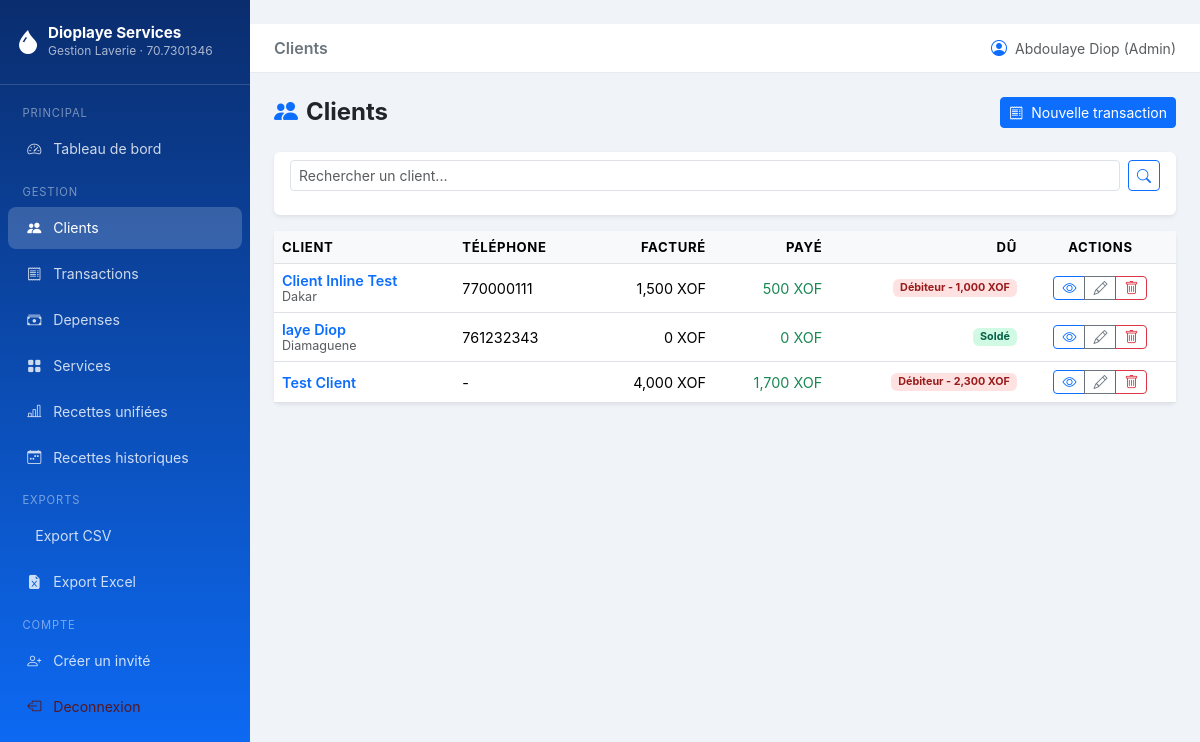
The app's page /clients/ (signed in), older data.
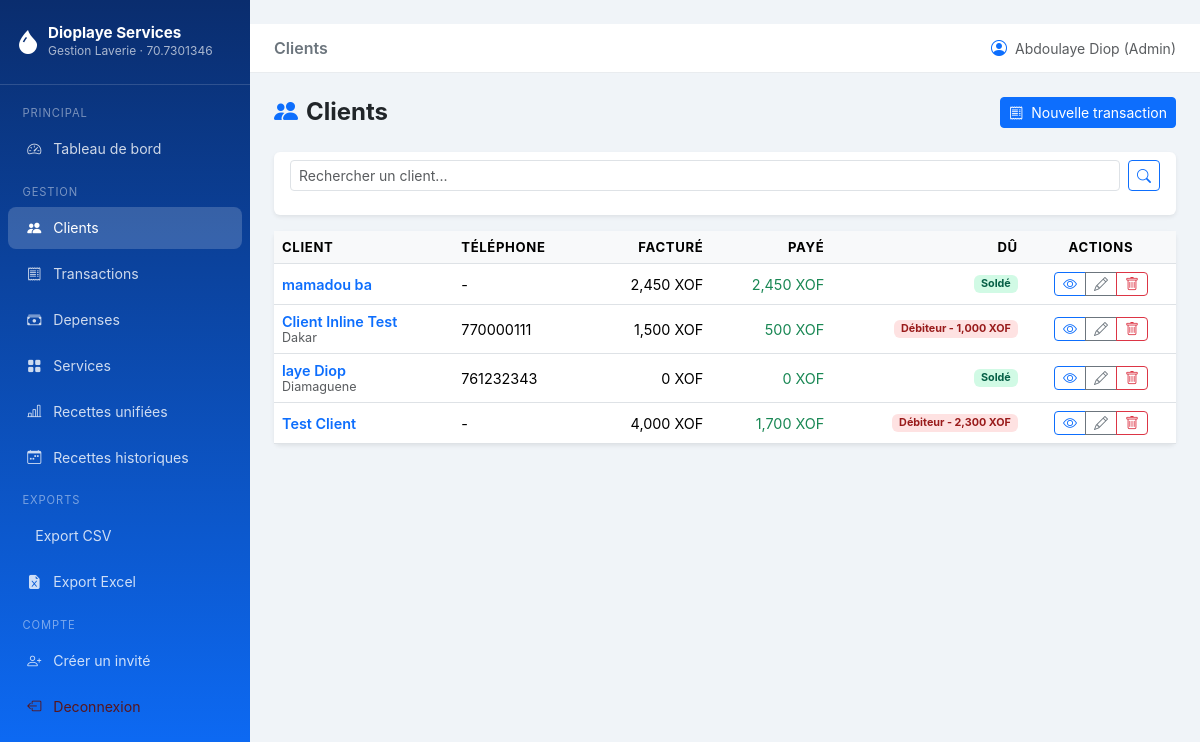
The same page, newer data.
### models.py (models this page shows, shortened)
class Client(db.Model):
    __tablename__ = "clients"
    id = db.Column(db.Integer, primary_key=True)
    nom = db.Column(db.String(100), nullable=False)
    telephone = db.Column(db.String(20), nullable=True)
    adresse = db.Column(db.String(200), nullable=True)
    remarque = db.Column(db.String(300), nullable=True)
    created_at = db.Column(db.DateTime, default=datetime.utcnow)
    transactions = db.relationship(
        "Transaction",
        back_populates="client",
        lazy="dynamic",
        cascade="all, delete-orphan",
    )
    @property
    def total_facture(self) -> float:
        result = db.session.query(
            db.func.coalesce(db.func.sum(Transaction.total), 0)
        ).filter(
            Transaction.client_id == self.id,
            Transaction.type_transaction == "recette",
            Transaction.deleted_at == None,  # noqa: E711
        ).scalar()
        return float(result or 0)
    @property
    def total_paye(self) -> float:
        result = db.session.query(
            db.func.coalesce(db.func.sum(Paiement.montant), 0)
        ).join(
            Transaction, Transaction.id == Paiement.transaction_id
        ).filter(
            Transaction.client_id == self.id,
            Transaction.type_transaction == "recette",
            Transaction.deleted_at == None,  # noqa: E711
        ).scalar()
        return float(result or 0)
    @property
    def solde_du(self) -> float:
        return max(0.0, self.total_facture - self.total_paye)

### routes/clients.py (the view)
@clients_bp.route("/")
@login_required
def index():
    page = request.args.get("page", 1, type=int)
    search = request.args.get("q", "")
    query = Client.query.order_by(Client.created_at.desc())
    if search:
        query = query.filter(Client.nom.ilike(f"%{search}%"))
    pagination = query.paginate(page=page, per_page=Config.ITEMS_PER_PAGE, error_out=False)
    return render_template(
        "clients/index.html",
        clients=pagination.items,
        pagination=pagination,
        search=search,
    )

### models.py (called while the page is built)
    @property
    def is_admin(self) -> bool:
        return (self.role or "").lower() == "admin"

### templates/clients/index.html (shortened to what this page needs)
﻿{% extends "base.html" %}
{% block page_title %}Clients{% endblock %}
{% block content %}
<div class="d-flex justify-content-between align-items-center mb-4">
  <h4 class="fw-bold mb-0"><i class="bi bi-people-fill text-primary me-2"></i>Clients</h4>
  <a href="{{ url_for('transactions.create') }}" class="btn btn-primary btn-sm">
    <i class="bi bi-receipt me-1"></i> Nouvelle transaction
  </a>
</div>
<div class="card border-0 shadow-sm mb-3">
  <div class="card-body py-2">
    <form method="GET" class="d-flex gap-2">
      <input type="text" name="q" class="form-control form-control-sm"
             placeholder="Rechercher un client..." value="{{ search }}">
      <button class="btn btn-outline-primary btn-sm"><i class="bi bi-search"></i></button>
    </form>
  </div>
</div>
<div class="card border-0 shadow-sm">
  <div class="card-body p-0">
    <div class="table-responsive">
      <table class="table table-hover mb-0">
        <thead>
          <tr>
            <th>Client</th>
            <th>Téléphone</th>
            <th class="text-end">Facturé</th>
            <th class="text-end">Payé</th>
            <th class="text-end">Dû</th>
            <th class="text-center">Actions</th>
          </tr>
        </thead>
        <tbody>
          {% for client in clients %}
          <tr>
            <td>
              <a href="{{ url_for('clients.detail', client_id=client.id) }}"
                 class="fw-semibold text-decoration-none">{{ client.nom }}</a>
              {% if client.adresse %}
              <br><small class="text-muted">{{ client.adresse }}</small>
              {% endif %}
            </td>
            <td>{{ client.telephone or "-" }}</td>
            <td class="text-end">{{ "{:,.0f}".format(client.total_facture) }} XOF</td>
            <td class="text-end text-success">{{ "{:,.0f}".format(client.total_paye) }} XOF</td>
            <td class="text-end">
              {% if client.solde_du > 0 %}
              <span class="badge badge-du">Débiteur - {{ "{:,.0f}".format(client.solde_du) }} XOF</span>
              {% else %}
              <span class="badge badge-solde">Soldé</span>
              {% endif %}
            </td>
            <td class="text-center">
              <div class="btn-group btn-group-sm">
                <a href="{{ url_for('clients.detail', client_id=client.id) }}"
                   class="btn btn-outline-primary" title="Voir"><i class="bi bi-eye"></i></a>
                <a href="{{ url_for('clients.edit', client_id=client.id) }}"
                   class="btn btn-outline-secondary" title="Modifier"><i class="bi bi-pencil"></i></a>
                {% if current_user.is_admin %}
                <button type="button"
                        class="btn btn-outline-danger js-delete-client"
                        title="Supprimer"
                        data-client-id="{{ client.id }}"
                        data-client-nom="{{ client.nom|e }}">
                  <i class="bi bi-trash"></i>
                </button>
                {% endif %}
              </div>
            </td>
          </tr>
          {% endfor %}
        </tbody>
      </table>
    </div>
  </div>
</div>
{% endblock %}

Row changes from the older to the newer data that the page shows:
added Client: nom "mamadou ba", telephone "-", total_facture "2,450", total_paye "2,450", shows "Soldé"
